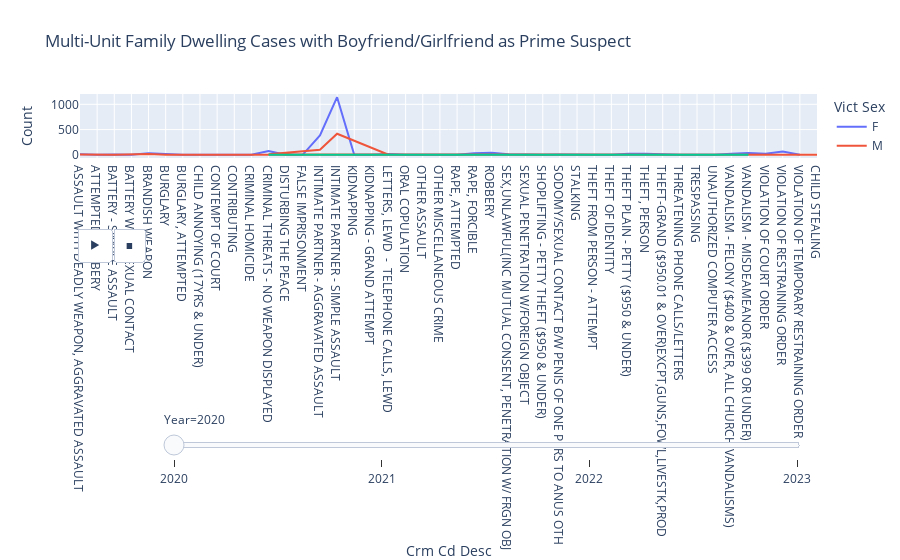

Notebook code cell kept with this figure:
### Code cell
g4=df.loc[df['Premis Cd']==502] 
g4=g4[g4['Mocodes'].str.contains('1814',regex=True)]
g4=g4.groupby(['DATE OCC','Crm Cd Desc','Vict Sex']).size().to_frame(name="Count").reset_index()
fig = px.line(g4, x='Crm Cd Desc', y='Count', color='Vict Sex',animation_frame="DATE OCC",labels={'DATE OCC':'Year'}, animation_group="Count",title="Multi-Unit Family Dwelling Cases with Boyfriend/Girlfriend as Prime Suspect")
fig['layout']['sliders'][0]['pad']=dict(l=10,r= 10, t= 250)
fig.update_layout(hovermode="x unified")
fig.show()

### Figure 1 — Plotly figure (JSON) as saved in the notebook; plotly's stock layout.template omitted (floating-point values rounded to 4 significant figures)
{"data": [{"hovertemplate": "Vict Sex=F<br>Year=2020<br>Crm Cd Desc=%{x}<br>Count=%{y}<extra></extra>", "ids": [12, 1, 8, 2, 31, 16, 2, 1, 7, 1, 1, 77, 1, 5, 384, 1141, 1, 1, 18, 2, 2, 1, 2, 33, 44, 12, 3, 1, 5, 9, 1, 1, 23, 23, 7, 4, 4, 2, 23, 35, 22, 66, 2], "legendgroup": "F", "line": {"color": "#636efa", "dash": "solid"}, "marker": {"symbol": "circle"}, "mode": "lines", "name": "F", "orientation": "v", "showlegend": true, "type": "scatter", "x": ["ASSAULT WITH DEADLY WEAPON, AGGRAVATED ASSAULT", "ATTEMPTED ROBBERY", "BATTERY - SIMPLE ASSAULT", "BATTERY WITH SEXUAL CONTACT", "BRANDISH WEAPON", "BURGLARY", "BURGLARY, ATTEMPTED", "CHILD ANNOYING (17YRS & UNDER)", "CONTEMPT OF COURT", "CONTRIBUTING", "CRIMINAL HOMICIDE", "CRIMINAL THREATS - NO WEAPON DISPLAYED", "DISTURBING THE PEACE", "FALSE IMPRISONMENT", "INTIMATE PARTNER - AGGRAVATED ASSAULT", "INTIMATE PARTNER - SIMPLE ASSAULT", "KIDNAPPING", "KIDNAPPING - GRAND ATTEMPT", "LETTERS, LEWD  -  TELEPHONE CALLS, LEWD", "ORAL COPULATION", "OTHER ASSAULT", "OTHER MISCELLANEOUS CRIME", "RAPE, ATTEMPTED", "RAPE, FORCIBLE", "ROBBERY", "SEX,UNLAWFUL(INC MUTUAL CONSENT, PENETRATION W/ FRGN OBJ", "SEXUAL PENETRATION W/FOREIGN OBJECT", "SHOPLIFTING - PETTY THEFT ($950 & UNDER)", "SODOMY/SEXUAL CONTACT B/W PENIS OF ONE PERS TO ANUS OTH", "STALKING", "THEFT FROM PERSON - ATTEMPT", "THEFT OF IDENTITY", "THEFT PLAIN - PETTY ($950 & UNDER)", "THEFT, PERSON", "THEFT-GRAND ($950.01 & OVER)EXCPT,GUNS,FOWL,LIVESTK,PROD", "THREATENING PHONE CALLS/LETTERS", "TRESPASSING", "UNAUTHORIZED COMPUTER ACCESS", "VANDALISM - FELONY ($400 & OVER, ALL CHURCH VANDALISMS)", "VANDALISM - MISDEAMEANOR ($399 OR UNDER)", "VIOLATION OF COURT ORDER", "VIOLATION OF RESTRAINING ORDER", "VIOLATION OF TEMPORARY RESTRAINING ORDER"], "xaxis": "x", "y": [12, 1, 8, 2, 31, 16, 2, 1, 7, 1, 1, 77, 1, 5, 384, 1141, 1, 1, 18, 2, 2, 1, 2, 33, 44, 12, 3, 1, 5, 9, 1, 1, 23, 23, 7, 4, 4, 2, 23, 35, 22, 66, 2], "yaxis": "y"}, {"hovertemplate": "Vict Sex=M<br>Year=2020<br>Crm Cd Desc=%{x}<br>Count=%{y}<extra></extra>", "ids": [5, 1, 1, 19, 1, 1, 2, 1, 10, 100, 418, 3, 3, 1, 1, 13, 5, 1, 10, 6, 7, 3], "legendgroup": "M", "line": {"color": "#EF553B", "dash": "solid"}, "marker": {"symbol": "circle"}, "mode": "lines", "name": "M", "orientation": "v", "showlegend": true, "type": "scatter", "x": ["ASSAULT WITH DEADLY WEAPON, AGGRAVATED ASSAULT", "ATTEMPTED ROBBERY", "BATTERY - SIMPLE ASSAULT", "BRANDISH WEAPON", "BURGLARY", "BURGLARY, ATTEMPTED", "CHILD STEALING", "CONTEMPT OF COURT", "CRIMINAL THREATS - NO WEAPON DISPLAYED", "INTIMATE PARTNER - AGGRAVATED ASSAULT", "INTIMATE PARTNER - SIMPLE ASSAULT", "LETTERS, LEWD  -  TELEPHONE CALLS, LEWD", "ROBBERY", "SEX,UNLAWFUL(INC MUTUAL CONSENT, PENETRATION W/ FRGN OBJ", "THEFT OF IDENTITY", "THEFT PLAIN - PETTY ($950 & UNDER)", "THEFT-GRAND ($950.01 & OVER)EXCPT,GUNS,FOWL,LIVESTK,PROD", "TRESPASSING", "VANDALISM - FELONY ($400 & OVER, ALL CHURCH VANDALISMS)", "VANDALISM - MISDEAMEANOR ($399 OR UNDER)", "VIOLATION OF COURT ORDER", "VIOLATION OF RESTRAINING ORDER"], "xaxis": "x", "y": [5, 1, 1, 19, 1, 1, 2, 1, 10, 100, 418, 3, 3, 1, 1, 13, 5, 1, 10, 6, 7, 3], "yaxis": "y"}, {"hovertemplate": "Vict Sex=X<br>Year=2020<br>Crm Cd Desc=%{x}<br>Count=%{y}<extra></extra>", "ids": [1, 1, 1], "legendgroup": "X", "line": {"color": "#00cc96", "dash": "solid"}, "marker": {"symbol": "circle"}, "mode": "lines", "name": "X", "orientation": "v", "showlegend": true, "type": "scatter", "x": ["CRIMINAL THREATS - NO WEAPON DISPLAYED", "INTIMATE PARTNER - SIMPLE ASSAULT", "VANDALISM - MISDEAMEANOR ($399 OR UNDER)"], "xaxis": "x", "y": [1, 1, 1], "yaxis": "y"}], "layout": {"hovermode": "x unified", "legend": {"title": {"text": "Vict Sex"}, "tracegroupgap": 0}, "sliders": [{"active": 0, "currentvalue": {"prefix": "Year="}, "len": 0.9, "pad": {"l": 10, "r": 10, "t": 250}, "steps": [{"args": [["2020"], {"frame": {"duration": 0, "redraw": false}, "fromcurrent": true, "mode": "immediate", "transition": {"duration": 0, "easing": "linear"}}], "label": "2020", "method": "animate"}, {"args": [["2021"], {"frame": {"duration": 0, "redraw": false}, "fromcurrent": true, "mode": "immediate", "transition": {"duration": 0, "easing": "linear"}}], "label": "2021", "method": "animate"}, {"args": [["2022"], {"frame": {"duration": 0, "redraw": false}, "fromcurrent": true, "mode": "immediate", "transition": {"duration": 0, "easing": "linear"}}], "label": "2022", "method": "animate"}, {"args": [["2023"], {"frame": {"duration": 0, "redraw": false}, "fromcurrent": true, "mode": "immediate", "transition": {"duration": 0, "easing": "linear"}}], "label": "2023", "method": "animate"}], "x": 0.1, "xanchor": "left", "y": 0, "yanchor": "top"}], "title": {"text": "Multi-Unit Family Dwelling Cases with Boyfriend/Girlfriend as Prime Suspect"}, "updatemenus": [{"buttons": [{"args": [null, {"frame": {"duration": 500, "redraw": false}, "fromcurrent": true, "mode": "immediate", "transition": {"duration": 500, "easing": "linear"}}], "label": "&#9654;", "method": "animate"}, {"args": [[null], {"frame": {"duration": 0, "redraw": false}, "fromcurrent": true, "mode": "immediate", "transition": {"duration": 0, "easing": "linear"}}], "label": "&#9724;", "method": "animate"}], "direction": "left", "pad": {"r": 10, "t": 70}, "showactive": false, "type": "buttons", "x": 0.1, "xanchor": "right", "y": 0, "yanchor": "top"}], "xaxis": {"anchor": "y", "domain": [0, 1], "title": {"text": "Crm Cd Desc"}}, "yaxis": {"anchor": "x", "domain": [0, 1], "title": {"text": "Count"}}}}
